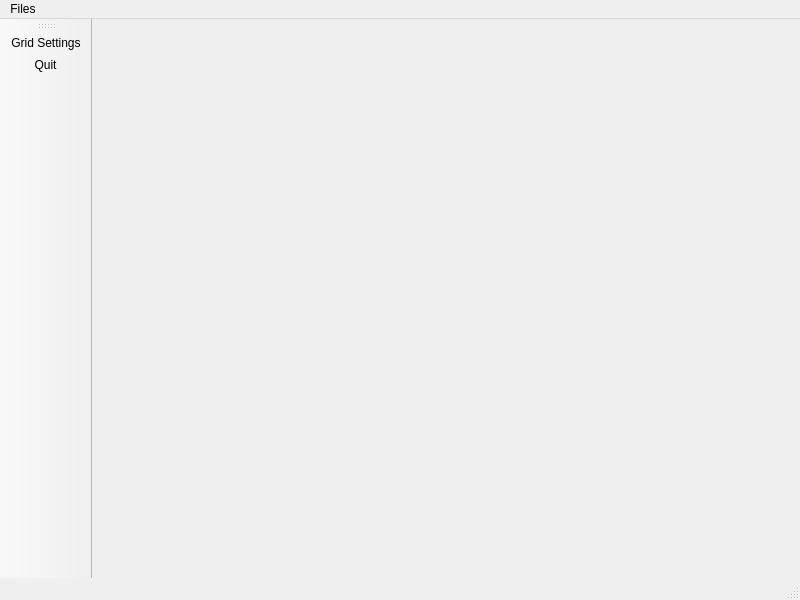
<?xml version="1.0" encoding="UTF-8"?>
<ui version="4.0">
 <class>MainWindow</class>
 <widget class="QMainWindow" name="MainWindow">
  <property name="geometry">
   <rect>
    <x>0</x>
    <y>0</y>
    <width>800</width>
    <height>600</height>
   </rect>
  </property>
  <property name="windowTitle">
   <string>MainWindow</string>
  </property>
  <widget class="QWidget" name="centralwidget">
   <layout class="QHBoxLayout" name="horizontalLayout">
    <item>
     <widget class="Board" name="board" native="true">
      <property name="sizePolicy">
       <sizepolicy hsizetype="Minimum" vsizetype="Minimum">
        <horstretch>0</horstretch>
        <verstretch>0</verstretch>
       </sizepolicy>
      </property>
     </widget>
    </item>
   </layout>
  </widget>
  <widget class="QMenuBar" name="menubar">
   <property name="geometry">
    <rect>
     <x>0</x>
     <y>0</y>
     <width>800</width>
     <height>21</height>
    </rect>
   </property>
   <widget class="QMenu" name="menuFiles">
    <property name="title">
     <string>Files</string>
    </property>
    <addaction name="actionGridSettings"/>
    <addaction name="actionQuit"/>
   </widget>
   <addaction name="menuFiles"/>
  </widget>
  <widget class="QStatusBar" name="statusbar"/>
  <widget class="QToolBar" name="toolBar">
   <property name="windowTitle">
    <string>toolBar</string>
   </property>
   <attribute name="toolBarArea">
    <enum>LeftToolBarArea</enum>
   </attribute>
   <attribute name="toolBarBreak">
    <bool>false</bool>
   </attribute>
   <addaction name="actionGridSettings"/>
   <addaction name="actionQuit"/>
  </widget>
  <action name="actionGridSettings">
   <property name="icon">
    <iconset resource="Icons.qrc">
     <normaloff>:/icons/gridSize.png</normaloff>:/icons/gridSize.png</iconset>
   </property>
   <property name="text">
    <string>Grid Settings</string>
   </property>
   <property name="toolTip">
    <string>grid settings</string>
   </property>
   <property name="shortcut">
    <string>Ctrl+G</string>
   </property>
  </action>
  <action name="actionQuit">
   <property name="icon">
    <iconset resource="Icons.qrc">
     <normaloff>:/icons/quit.png</normaloff>:/icons/quit.png</iconset>
   </property>
   <property name="text">
    <string>Quit</string>
   </property>
   <property name="toolTip">
    <string>quit</string>
   </property>
   <property name="shortcut">
    <string>Ctrl+Q</string>
   </property>
  </action>
 </widget>
 <customwidgets>
  <customwidget>
   <class>Board</class>
   <extends>QWidget</extends>
   <header>Board.h</header>
   <container>1</container>
  </customwidget>
 </customwidgets>
 <resources>
  <include location="Icons.qrc"/>
 </resources>
 <connections/>
</ui>
